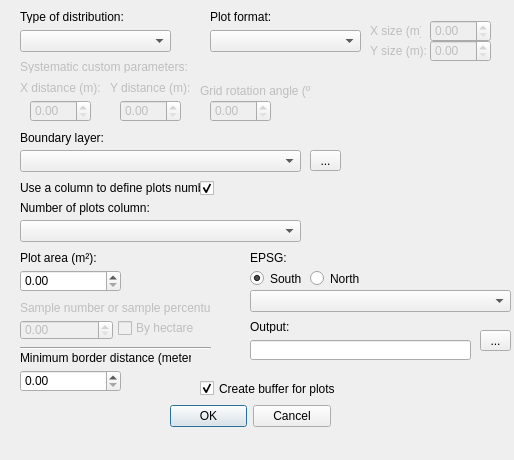
<?xml version="1.0" encoding="UTF-8"?>
<ui version="4.0">
 <class>PlotAllocationDialogBase</class>
 <widget class="QDialog" name="PlotAllocationDialogBase">
  <property name="geometry">
   <rect>
    <x>0</x>
    <y>0</y>
    <width>514</width>
    <height>460</height>
   </rect>
  </property>
  <property name="windowTitle">
   <string>FPT Plot Allocation</string>
  </property>
  <widget class="QDialogButtonBox" name="button_box">
   <property name="geometry">
    <rect>
     <x>170</x>
     <y>400</y>
     <width>161</width>
     <height>32</height>
    </rect>
   </property>
   <property name="orientation">
    <enum>Qt::Horizontal</enum>
   </property>
   <property name="standardButtons">
    <set>QDialogButtonBox::Cancel|QDialogButtonBox::Ok</set>
   </property>
  </widget>
  <widget class="QLabel" name="label">
   <property name="geometry">
    <rect>
     <x>20</x>
     <y>130</y>
     <width>131</width>
     <height>16</height>
    </rect>
   </property>
   <property name="text">
    <string>Boundary layer:</string>
   </property>
  </widget>
  <widget class="QLabel" name="label_2">
   <property name="geometry">
    <rect>
     <x>20</x>
     <y>250</y>
     <width>81</width>
     <height>16</height>
    </rect>
   </property>
   <property name="text">
    <string>Plot area (m²):</string>
   </property>
  </widget>
  <widget class="QLabel" name="label_3">
   <property name="enabled">
    <bool>false</bool>
   </property>
   <property name="geometry">
    <rect>
     <x>20</x>
     <y>300</y>
     <width>191</width>
     <height>16</height>
    </rect>
   </property>
   <property name="text">
    <string>Sample number or sample percentual:</string>
   </property>
  </widget>
  <widget class="QLabel" name="label_4">
   <property name="geometry">
    <rect>
     <x>20</x>
     <y>350</y>
     <width>171</width>
     <height>16</height>
    </rect>
   </property>
   <property name="text">
    <string>Minimum border distance (meters) :</string>
   </property>
  </widget>
  <widget class="QLabel" name="label_5">
   <property name="geometry">
    <rect>
     <x>20</x>
     <y>10</y>
     <width>222</width>
     <height>13</height>
    </rect>
   </property>
   <property name="text">
    <string>Type of distribution:</string>
   </property>
  </widget>
  <widget class="QComboBox" name="shp">
   <property name="geometry">
    <rect>
     <x>20</x>
     <y>150</y>
     <width>281</width>
     <height>22</height>
    </rect>
   </property>
  </widget>
  <widget class="QComboBox" name="distribution">
   <property name="geometry">
    <rect>
     <x>20</x>
     <y>30</y>
     <width>151</width>
     <height>22</height>
    </rect>
   </property>
  </widget>
  <widget class="QLabel" name="label_6">
   <property name="geometry">
    <rect>
     <x>250</x>
     <y>320</y>
     <width>222</width>
     <height>13</height>
    </rect>
   </property>
   <property name="text">
    <string>Output:</string>
   </property>
  </widget>
  <widget class="QLineEdit" name="output_name">
   <property name="geometry">
    <rect>
     <x>250</x>
     <y>340</y>
     <width>221</width>
     <height>20</height>
    </rect>
   </property>
  </widget>
  <widget class="QToolButton" name="select_button">
   <property name="geometry">
    <rect>
     <x>310</x>
     <y>150</y>
     <width>31</width>
     <height>21</height>
    </rect>
   </property>
   <property name="text">
    <string>...</string>
   </property>
  </widget>
  <widget class="QToolButton" name="select_save_button">
   <property name="geometry">
    <rect>
     <x>480</x>
     <y>330</y>
     <width>31</width>
     <height>21</height>
    </rect>
   </property>
   <property name="text">
    <string>...</string>
   </property>
  </widget>
  <widget class="QDoubleSpinBox" name="sample_number">
   <property name="enabled">
    <bool>false</bool>
   </property>
   <property name="geometry">
    <rect>
     <x>20</x>
     <y>320</y>
     <width>93</width>
     <height>20</height>
    </rect>
   </property>
   <property name="autoFillBackground">
    <bool>false</bool>
   </property>
   <property name="showGroupSeparator" stdset="0">
    <bool>false</bool>
   </property>
   <property name="maximum">
    <double>99999999999.000000000000000</double>
   </property>
  </widget>
  <widget class="QDoubleSpinBox" name="plot_area">
   <property name="geometry">
    <rect>
     <x>20</x>
     <y>270</y>
     <width>101</width>
     <height>22</height>
    </rect>
   </property>
   <property name="maximum">
    <double>99999999999.000000000000000</double>
   </property>
  </widget>
  <widget class="QDoubleSpinBox" name="min_border_distance">
   <property name="geometry">
    <rect>
     <x>20</x>
     <y>370</y>
     <width>101</width>
     <height>22</height>
    </rect>
   </property>
   <property name="maximum">
    <double>99999999999999.000000000000000</double>
   </property>
  </widget>
  <widget class="QLabel" name="label_7">
   <property name="geometry">
    <rect>
     <x>250</x>
     <y>250</y>
     <width>91</width>
     <height>16</height>
    </rect>
   </property>
   <property name="text">
    <string>EPSG:</string>
   </property>
  </widget>
  <widget class="QComboBox" name="epsg_selector">
   <property name="geometry">
    <rect>
     <x>250</x>
     <y>290</y>
     <width>261</width>
     <height>22</height>
    </rect>
   </property>
  </widget>
  <widget class="QRadioButton" name="radio_button_south">
   <property name="enabled">
    <bool>true</bool>
   </property>
   <property name="geometry">
    <rect>
     <x>250</x>
     <y>270</y>
     <width>82</width>
     <height>17</height>
    </rect>
   </property>
   <property name="text">
    <string>South</string>
   </property>
   <property name="checked">
    <bool>true</bool>
   </property>
  </widget>
  <widget class="QRadioButton" name="radio_button_north">
   <property name="geometry">
    <rect>
     <x>310</x>
     <y>270</y>
     <width>82</width>
     <height>17</height>
    </rect>
   </property>
   <property name="text">
    <string>North</string>
   </property>
  </widget>
  <widget class="QLabel" name="label_8">
   <property name="geometry">
    <rect>
     <x>210</x>
     <y>10</y>
     <width>222</width>
     <height>13</height>
    </rect>
   </property>
   <property name="text">
    <string>Plot format:</string>
   </property>
  </widget>
  <widget class="QComboBox" name="plot_format_selector">
   <property name="geometry">
    <rect>
     <x>210</x>
     <y>30</y>
     <width>151</width>
     <height>22</height>
    </rect>
   </property>
  </widget>
  <widget class="QCheckBox" name="buffer_check_box">
   <property name="geometry">
    <rect>
     <x>200</x>
     <y>380</y>
     <width>151</width>
     <height>17</height>
    </rect>
   </property>
   <property name="text">
    <string>Create buffer for plots</string>
   </property>
   <property name="checked">
    <bool>true</bool>
   </property>
  </widget>
  <widget class="QLabel" name="systematic_custom_title">
   <property name="enabled">
    <bool>false</bool>
   </property>
   <property name="geometry">
    <rect>
     <x>20</x>
     <y>60</y>
     <width>222</width>
     <height>13</height>
    </rect>
   </property>
   <property name="text">
    <string>Systematic custom parameters:</string>
   </property>
  </widget>
  <widget class="QLabel" name="systematic_custom_x_label">
   <property name="enabled">
    <bool>false</bool>
   </property>
   <property name="geometry">
    <rect>
     <x>20</x>
     <y>80</y>
     <width>81</width>
     <height>16</height>
    </rect>
   </property>
   <property name="text">
    <string>X distance (m):</string>
   </property>
  </widget>
  <widget class="QDoubleSpinBox" name="systematic_custom_x_d">
   <property name="enabled">
    <bool>false</bool>
   </property>
   <property name="geometry">
    <rect>
     <x>30</x>
     <y>100</y>
     <width>61</width>
     <height>22</height>
    </rect>
   </property>
   <property name="maximum">
    <double>99999999999.000000000000000</double>
   </property>
  </widget>
  <widget class="QDoubleSpinBox" name="systematic_custom_y_d">
   <property name="enabled">
    <bool>false</bool>
   </property>
   <property name="geometry">
    <rect>
     <x>120</x>
     <y>100</y>
     <width>61</width>
     <height>22</height>
    </rect>
   </property>
   <property name="maximum">
    <double>99999999999.000000000000000</double>
   </property>
  </widget>
  <widget class="QDoubleSpinBox" name="systematic_custom_degree">
   <property name="enabled">
    <bool>false</bool>
   </property>
   <property name="geometry">
    <rect>
     <x>210</x>
     <y>100</y>
     <width>61</width>
     <height>22</height>
    </rect>
   </property>
   <property name="maximum">
    <double>360.000000000000000</double>
   </property>
   <property name="singleStep">
    <double>0.500000000000000</double>
   </property>
  </widget>
  <widget class="QLabel" name="systematic_custom_degree_label">
   <property name="enabled">
    <bool>false</bool>
   </property>
   <property name="geometry">
    <rect>
     <x>200</x>
     <y>80</y>
     <width>111</width>
     <height>21</height>
    </rect>
   </property>
   <property name="text">
    <string>Grid rotation angle (º):</string>
   </property>
  </widget>
  <widget class="QLabel" name="systematic_custom_y_label">
   <property name="enabled">
    <bool>false</bool>
   </property>
   <property name="geometry">
    <rect>
     <x>110</x>
     <y>80</y>
     <width>81</width>
     <height>16</height>
    </rect>
   </property>
   <property name="text">
    <string>Y distance (m):</string>
   </property>
  </widget>
  <widget class="QLabel" name="custom_plot_format_label_x">
   <property name="enabled">
    <bool>false</bool>
   </property>
   <property name="geometry">
    <rect>
     <x>370</x>
     <y>20</y>
     <width>51</width>
     <height>21</height>
    </rect>
   </property>
   <property name="text">
    <string>X size (m):</string>
   </property>
  </widget>
  <widget class="QLabel" name="custom_plot_format_label_y">
   <property name="enabled">
    <bool>false</bool>
   </property>
   <property name="geometry">
    <rect>
     <x>370</x>
     <y>40</y>
     <width>111</width>
     <height>21</height>
    </rect>
   </property>
   <property name="text">
    <string>Y size (m):</string>
   </property>
  </widget>
  <widget class="QDoubleSpinBox" name="custom_plot_format_x_value">
   <property name="enabled">
    <bool>false</bool>
   </property>
   <property name="geometry">
    <rect>
     <x>430</x>
     <y>20</y>
     <width>61</width>
     <height>22</height>
    </rect>
   </property>
   <property name="maximum">
    <double>99999999999.000000000000000</double>
   </property>
   <property name="singleStep">
    <double>0.500000000000000</double>
   </property>
  </widget>
  <widget class="QDoubleSpinBox" name="custom_plot_format_y_value">
   <property name="enabled">
    <bool>false</bool>
   </property>
   <property name="geometry">
    <rect>
     <x>430</x>
     <y>40</y>
     <width>61</width>
     <height>22</height>
    </rect>
   </property>
   <property name="maximum">
    <double>9999999999999.000000000000000</double>
   </property>
   <property name="singleStep">
    <double>0.500000000000000</double>
   </property>
  </widget>
  <widget class="QLabel" name="label_9">
   <property name="geometry">
    <rect>
     <x>20</x>
     <y>200</y>
     <width>131</width>
     <height>16</height>
    </rect>
   </property>
   <property name="text">
    <string>Number of plots column:</string>
   </property>
  </widget>
  <widget class="QComboBox" name="plots_column">
   <property name="geometry">
    <rect>
     <x>20</x>
     <y>220</y>
     <width>281</width>
     <height>22</height>
    </rect>
   </property>
   <property name="editable">
    <bool>false</bool>
   </property>
  </widget>
  <widget class="QLabel" name="label_10">
   <property name="geometry">
    <rect>
     <x>20</x>
     <y>180</y>
     <width>191</width>
     <height>16</height>
    </rect>
   </property>
   <property name="text">
    <string>Use a column to define plots number</string>
   </property>
  </widget>
  <widget class="QCheckBox" name="use_column_n_plots_checkbox">
   <property name="geometry">
    <rect>
     <x>200</x>
     <y>180</y>
     <width>21</width>
     <height>17</height>
    </rect>
   </property>
   <property name="text">
    <string/>
   </property>
   <property name="checked">
    <bool>true</bool>
   </property>
  </widget>
  <widget class="QCheckBox" name="by_hectare_checkbox">
   <property name="enabled">
    <bool>false</bool>
   </property>
   <property name="geometry">
    <rect>
     <x>118</x>
     <y>320</y>
     <width>16</width>
     <height>16</height>
    </rect>
   </property>
   <property name="text">
    <string/>
   </property>
  </widget>
  <widget class="QLabel" name="label_11">
   <property name="enabled">
    <bool>false</bool>
   </property>
   <property name="geometry">
    <rect>
     <x>136</x>
     <y>320</y>
     <width>71</width>
     <height>16</height>
    </rect>
   </property>
   <property name="text">
    <string>By hectare</string>
   </property>
  </widget>
  <widget class="Line" name="line">
   <property name="geometry">
    <rect>
     <x>20</x>
     <y>340</y>
     <width>191</width>
     <height>16</height>
    </rect>
   </property>
   <property name="orientation">
    <enum>Qt::Horizontal</enum>
   </property>
  </widget>
  <zorder>systematic_custom_y_label</zorder>
  <zorder>label_2</zorder>
  <zorder>button_box</zorder>
  <zorder>label</zorder>
  <zorder>label_3</zorder>
  <zorder>label_4</zorder>
  <zorder>label_5</zorder>
  <zorder>shp</zorder>
  <zorder>distribution</zorder>
  <zorder>label_6</zorder>
  <zorder>output_name</zorder>
  <zorder>select_button</zorder>
  <zorder>select_save_button</zorder>
  <zorder>sample_number</zorder>
  <zorder>plot_area</zorder>
  <zorder>min_border_distance</zorder>
  <zorder>label_7</zorder>
  <zorder>epsg_selector</zorder>
  <zorder>radio_button_south</zorder>
  <zorder>radio_button_north</zorder>
  <zorder>label_8</zorder>
  <zorder>plot_format_selector</zorder>
  <zorder>buffer_check_box</zorder>
  <zorder>systematic_custom_title</zorder>
  <zorder>systematic_custom_x_label</zorder>
  <zorder>systematic_custom_x_d</zorder>
  <zorder>systematic_custom_y_d</zorder>
  <zorder>systematic_custom_degree</zorder>
  <zorder>systematic_custom_degree_label</zorder>
  <zorder>custom_plot_format_label_x</zorder>
  <zorder>custom_plot_format_label_y</zorder>
  <zorder>custom_plot_format_x_value</zorder>
  <zorder>custom_plot_format_y_value</zorder>
  <zorder>label_9</zorder>
  <zorder>plots_column</zorder>
  <zorder>label_10</zorder>
  <zorder>use_column_n_plots_checkbox</zorder>
  <zorder>by_hectare_checkbox</zorder>
  <zorder>label_11</zorder>
  <zorder>line</zorder>
 </widget>
 <resources/>
 <connections>
  <connection>
   <sender>button_box</sender>
   <signal>accepted()</signal>
   <receiver>PlotAllocationDialogBase</receiver>
   <slot>accept()</slot>
   <hints>
    <hint type="sourcelabel">
     <x>20</x>
     <y>20</y>
    </hint>
    <hint type="destinationlabel">
     <x>20</x>
     <y>20</y>
    </hint>
   </hints>
  </connection>
  <connection>
   <sender>button_box</sender>
   <signal>rejected()</signal>
   <receiver>PlotAllocationDialogBase</receiver>
   <slot>reject()</slot>
   <hints>
    <hint type="sourcelabel">
     <x>20</x>
     <y>20</y>
    </hint>
    <hint type="destinationlabel">
     <x>20</x>
     <y>20</y>
    </hint>
   </hints>
  </connection>
 </connections>
</ui>
